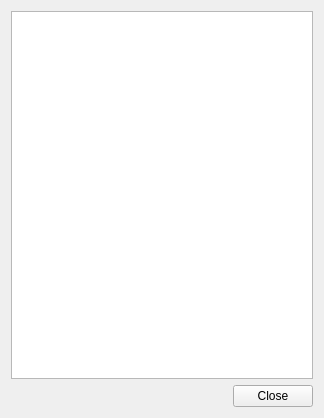
<?xml version="1.0" encoding="UTF-8"?>
<ui version="4.0">
 <class>AprsStationPropertyPageWidget</class>
 <widget class="QWidget" name="AprsStationPropertyPageWidget">
  <property name="geometry">
   <rect>
    <x>0</x>
    <y>0</y>
    <width>324</width>
    <height>418</height>
   </rect>
  </property>
  <property name="windowTitle">
   <string>Form</string>
  </property>
  <layout class="QVBoxLayout" name="verticalLayout">
   <item>
    <widget class="QListWidget" name="listWidget"/>
   </item>
   <item>
    <widget class="QDialogButtonBox" name="buttonBox">
     <property name="standardButtons">
      <set>QDialogButtonBox::Close</set>
     </property>
    </widget>
   </item>
  </layout>
 </widget>
 <resources/>
 <connections/>
</ui>
